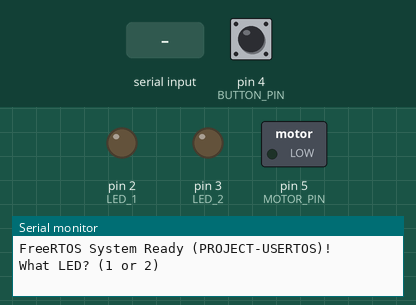
This sketch was run on a simulated Arduino Uno, built with avr-gcc and run on an emulated ATmega328P. Parts: switched loads named in the sketch (green lamp = pin HIGH), output pins drawn as LEDs (lit = HIGH), the last lines printed to the serial monitor. Dashed ring = blinking. Inputs (shaded band) come from the test bench; at power-on: pin 4 (BUTTON_PIN) HIGH.

Above: at 1.2 s.
1.3 s: pin 4 (BUTTON_PIN) pulled LOW for 0.15 s
At 2.5 s:
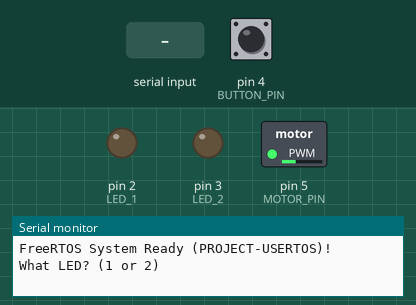
2.9 s: pin 4 (BUTTON_PIN) pulled LOW for 1 s
At 3.7 s:
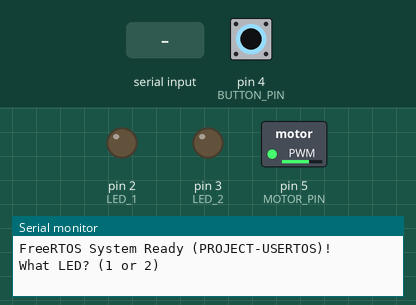
5.4 s: pin 4 (BUTTON_PIN) pulled LOW for 0.15 s
At 5.7 s:
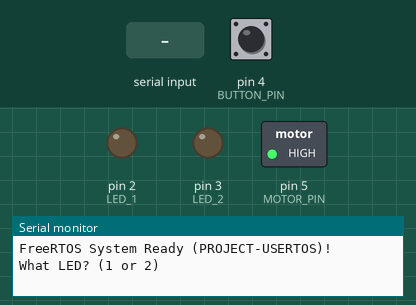
7.0 s: "90,45\n" received over Serial
8.5 s: "1\n" received over Serial
10.0 s: "30,150\n" received over Serial
At 13.7 s:
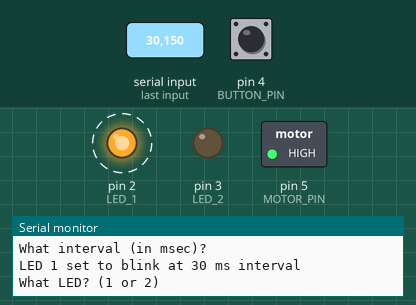
Timing chart, 0 to 14.0 s (numbered marks = the images above; inputs shaded):
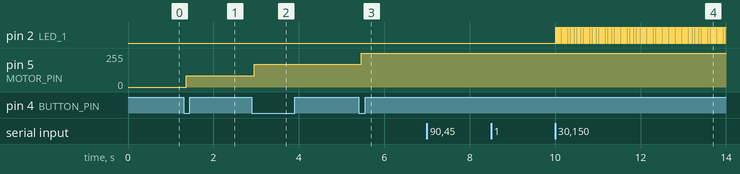

The sketch:

sketch_nov19b.ino
```cpp
#include <Arduino_FreeRTOS.h>


// ==========================================
// Pin Definitions
// ==========================================
const int LED_1      = 2;  // EC.3: Digital Pin 2
const int LED_2      = 3;  // EC.3: Digital Pin 3
const int BUTTON_PIN = 4;  // Momentary push button (active LOW with INPUT_PULLUP)
const int MOTOR_PIN  = 5;  // PWM-capable pin for DC motor fan

// ==========================================
// Shared Variables (volatile for RTOS safety)
// ==========================================
volatile unsigned long interval1 = 0; // LED 1 blink interval in ms (0 = OFF)
volatile unsigned long interval2 = 0; // LED 2 blink interval in ms (0 = OFF)

enum FanState {
  FAN_OFF    = 0,
  FAN_LOW    = 1,
  FAN_MEDIUM = 2,
  FAN_HIGH   = 3
};

volatile FanState currentFanState = FAN_OFF;

// PWM duty cycles for 4 fan states (0 - 255)
const uint8_t FAN_PWM_VALUES[4] = {0, 85, 170, 255};

// Serial input state machine
enum SerialState {
  WAITING_FOR_LED,
  WAITING_FOR_INTERVAL
};

// ==========================================
// FreeRTOS Task Prototypes (HL.19, HL.20)
// ==========================================
void TaskSerialInput(void *pvParameters);
void TaskLED1(void *pvParameters);
void TaskLED2(void *pvParameters);
void TaskButton(void *pvParameters);
void TaskMotorFan(void *pvParameters);

void setup() {
  // Configure hardware pins
  pinMode(LED_1, OUTPUT);
  pinMode(LED_2, OUTPUT);
  pinMode(MOTOR_PIN, OUTPUT);
  pinMode(BUTTON_PIN, INPUT_PULLUP); // Assumes button connects pin to GND

  digitalWrite(LED_1, LOW);
  digitalWrite(LED_2, LOW);
  analogWrite(MOTOR_PIN, 0);

  // Initialize Serial Monitor
  Serial.begin(9600);
  while (!Serial) {
    ; // Wait for serial port
  }

  Serial.println("FreeRTOS System Ready (PROJECT-USERTOS)!");
  Serial.println("What LED? (1 or 2)");

  // Create FreeRTOS Tasks
  xTaskCreate(TaskSerialInput, "SerialIO", 256, NULL, 2, NULL);
  xTaskCreate(TaskLED1,        "LED1",     128, NULL, 1, NULL);
  xTaskCreate(TaskLED2,        "LED2",     128, NULL, 1, NULL);
  xTaskCreate(TaskButton,      "Button",   128, NULL, 2, NULL);
  xTaskCreate(TaskMotorFan,    "MotorFan", 128, NULL, 1, NULL);

  // FreeRTOS scheduler starts automatically on Arduino Uno R3
}

void loop() {
  // Empty: All execution is managed by the FreeRTOS Task Dispatcher (HL.20)
}

// ==========================================
// Task 1: Asynchronous Serial Input
// ==========================================
void TaskSerialInput(void *pvParameters) {
  (void) pvParameters;
  SerialState currentState = WAITING_FOR_LED;
  int selectedLED = 0;

  for (;;) {
    if (Serial.available() > 0) {
      String input = Serial.readStringUntil('\n');
      input.trim();

      if (input.length() > 0) {
        long value = input.toInt();

        if (currentState == WAITING_FOR_LED) {
          if (value == 1 || value == 2) {
            selectedLED = (int)value;
            currentState = WAITING_FOR_INTERVAL;
            Serial.println("What interval (in msec)?");
          } else {
            Serial.println("Invalid LED. Please enter 1 or 2.");
            Serial.println("What LED? (1 or 2)");
          }
        }
        else if (currentState == WAITING_FOR_INTERVAL) {
          if (value < 0) {
            Serial.println("Invalid interval.");
          } else {
            unsigned long newInterval = (unsigned long)value;
            if (selectedLED == 1) {
              interval1 = newInterval;
              Serial.print("LED 1 set to blink at ");
              Serial.print(interval1);
              Serial.println(" ms interval");
            } else if (selectedLED == 2) {
              interval2 = newInterval;
              Serial.print("LED 2 set to blink at ");
              Serial.print(interval2);
              Serial.println(" ms interval");
            }
          }
          currentState = WAITING_FOR_LED;
          Serial.println("What LED? (1 or 2)");
        }
      }
    }
    vTaskDelay(pdMS_TO_TICKS(20));
  }
}

// ==========================================
// Task 2: LED 1 Blinking (Pin 2)
// ==========================================
void TaskLED1(void *pvParameters) {
  (void) pvParameters;
  bool ledState = LOW;

  for (;;) {
    unsigned long currentInterval = interval1;
    if (currentInterval > 0) {
      ledState = !ledState;
      digitalWrite(LED_1, ledState);
      vTaskDelay(pdMS_TO_TICKS(currentInterval / 2));
    } else {
      ledState = LOW;
      digitalWrite(LED_1, LOW);
      vTaskDelay(pdMS_TO_TICKS(50));
    }
  }
}

// ==========================================
// Task 3: LED 2 Blinking (Pin 3)
// ==========================================
void TaskLED2(void *pvParameters) {
  (void) pvParameters;
  bool ledState = LOW;

  for (;;) {
    unsigned long currentInterval = interval2;
    if (currentInterval > 0) {
      ledState = !ledState;
      digitalWrite(LED_2, ledState);
      vTaskDelay(pdMS_TO_TICKS(currentInterval / 2));
    } else {
      ledState = LOW;
      digitalWrite(LED_2, LOW);
      vTaskDelay(pdMS_TO_TICKS(50));
    }
  }
}

// ==========================================
// Task 4: Push-Button State Machine (Debounced)
// Cycles: OFF -> LOW -> MEDIUM -> HIGH -> OFF
// ==========================================
void TaskButton(void *pvParameters) {
  (void) pvParameters;
  bool lastReading = HIGH;

  for (;;) {
    bool currentReading = digitalRead(BUTTON_PIN);

    // Detect falling edge (button pressed)
    if (lastReading == HIGH && currentReading == LOW) {
      vTaskDelay(pdMS_TO_TICKS(50)); // Debounce delay

      if (digitalRead(BUTTON_PIN) == LOW) {
        // Advance fan state sequentially
        currentFanState = (FanState)((currentFanState + 1) % 4);
      }
    }

    lastReading = currentReading;
    vTaskDelay(pdMS_TO_TICKS(20));
  }
}

// ==========================================
// Task 5: PWM DC Motor Fan Control
// ==========================================
void TaskMotorFan(void *pvParameters) {
  (void) pvParameters;
  FanState appliedState = FAN_OFF;

  for (;;) {
    FanState targetState = currentFanState;

    if (targetState != appliedState) {
      analogWrite(MOTOR_PIN, FAN_PWM_VALUES[targetState]);
      appliedState = targetState;
    }

    vTaskDelay(pdMS_TO_TICKS(30));
  }
}
```

Measured:
- after the input at 1.3 s, pin 5 (MOTOR_PIN): 0/255 → 85/255 after 0.06 s
- after the input at 2.9 s, pin 5 (MOTOR_PIN): 85/255 → 170/255 after 0.06 s
- after the input at 5.4 s, pin 5 (MOTOR_PIN): 170/255 → 255/255 after 0.06 s
- after the input at 10.0 s, pin 2 (LED_1): alternates HIGH for 0.02 s and LOW for 0.02 s, starting at once
